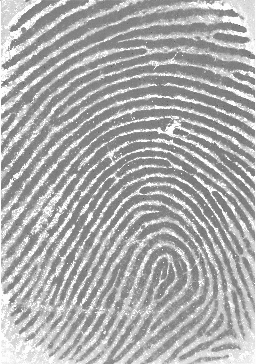
%> input picture Fingerprint-recognition/10.jpg, 256 x 364 px
$ octave --eval "result = tuxiangyuchuli('10.jpg');"   (GNU Octave 9; MATLAB toolbox functions it lacks are replaced by stand-ins)
%> lines starting %> are read from the running program, lines starting %| are printed output that depends on the picture; in (x1, y1, x2, y2) boxes, pixels count from 0 and x2, y2 are one past the last pixel; in counts of white or black regions, pixels touching at a corner belong together; the program's own positions count from 1
function thin=tuxiangyuchuli(str)
%> called with str = '10.jpg'
im=imread(str);
%> im is the input picture: size 364x256 uint8; min 78, max 253, mean 171.5
[m,n,p]=size(im);
%> m = 364; n = 256; p = 1
if p==3
    im=rgb2gray(im);
end
%imshow(im);
save im
I=double(im);
%二值化
temp=(1/9)*[1 1 1;1 1 1;1 1 1];%模板系数 均值滤波
I=filter2(temp,I);
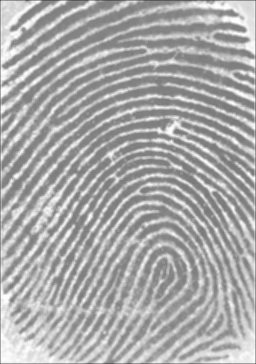
%> I: size 364x256 double; min 87.22, max 253, mean 170.5
Im=zeros(m,n);
for x=5:m-5
   for y=5:n-5
    sum1=I(x,y-4)+I(x,y-2)+I(x,y+2)+I(x,y+4);
    sum2=I(x-2,y+4)+I(x-1,y+2)+I(x+1,y-2)+I(x+2,y-4);
    sum3=I(x-2,y+2)+I(x-4,y+4)+I(x+2,y-2)+I(x+4,y-4);
    sum4=I(x-2,y+1)+I(x-4,y+2)+I(x+2,y-1)+I(x+4,y-2);
    sum5=I(x-2,y)+I(x-4,y)+I(x+2,y)+I(x+4,y);
    sum6=I(x-4,y-2)+I(x-2,y-1)+I(x+2,y+1)+I(x+4,y+2);
    sum7=I(x-4,y-4)+I(x-2,y-2)+I(x+2,y+2)+I(x+4,y+4);
    sum8=I(x-2,y-4)+I(x-1,y-2)+I(x+1,y+2)+I(x+2,y+4);
    sumi=[sum1,sum2,sum3,sum4,sum5,sum6,sum7,sum8];
    summax=max(sumi);
    summin=min(sumi);
    summ=sum(sumi);
    b=summ/8;
     if (summax+summin+ 4*I(x,y))> (3*summ/8)
            sumf = summin;
         else
            sumf = summax;
     end
         if   sumf < b
             Im(x,y)=1;
         end
   end
end
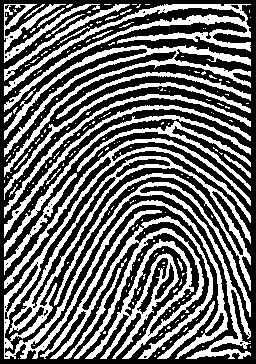
%> Im: size 364x256 double; values 0 (black) and 1 (white), 41.8% white; 222 white regions (191 under 20 px), largest, box (x1, y1, x2, y2) and area: (4, 138, 251, 359) 12936, (40, 210, 213, 359) 6698, (4, 45, 251, 177) 3625
%> after the loop, sumf = 974.2
%imshow((Im));
save Im;
v=~Im;
se=strel('square',3);
fo=imopen(v,se);
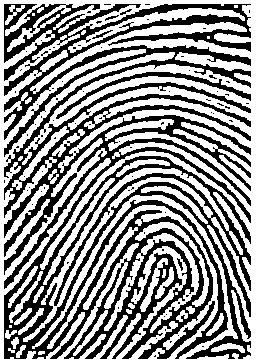
%> fo: size 364x256 logical; 56.2% white; 83 black regions (77 under 20 px), largest, box (x1, y1, x2, y2) and area: (4, 4, 251, 359) 39594, (56, 72, 251, 119) 894, (92, 30, 113, 39) 45, (177, 258, 183, 271) 32, (105, 15, 119, 21) 29, (120, 9, 132, 15) 25
v=imclose(fo,se); %对图像进行开操作和闭操作
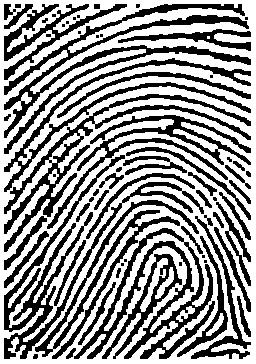
%> v: size 364x256 logical; 58.3% white; 68 black regions (21 under 20 px), largest, box (x1, y1, x2, y2) and area: (4, 4, 251, 154) 5100, (4, 155, 204, 359) 4472, (74, 228, 215, 359) 4107
w=bwmorph(v,'thin',inf);%对图像进行细化
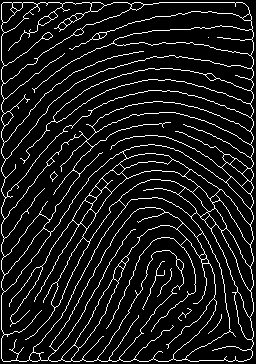
%> w: size 364x256 logical; 9.6% white in thin lines or dots
%figure,imshow(w)
%title('细化图')
save w
thin=w;

$ run again, on Fingerprint-recognition/7.jpg
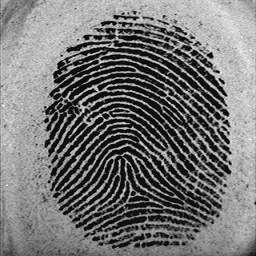
%> input picture Fingerprint-recognition/7.jpg, 256 x 256 px
%> in tuxiangyuchuli, im is the input picture: size 256x256x3 uint8; min 0, max 255, mean 116.2
%> im: size 256x256 uint8
%> after the loop in tuxiangyuchuli, `for x=5:m-5`:
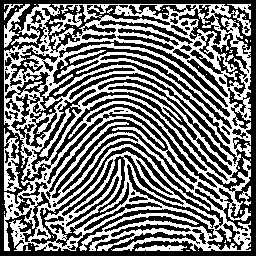
%> Im: size 256x256 double; values 0 (black) and 1 (white), 46.4% white; 41 white regions (29 under 20 px), largest, box (x1, y1, x2, y2) and area: (4, 4, 251, 251) 28318, (4, 128, 22, 192) 533, (4, 4, 30, 48) 290
%> after the loop in tuxiangyuchuli, `for x=5:m-5`: sumf = 289.4
%> fo: size 256x256 logical; 45.1% white; 378 white regions (124 under 20 px), largest, box (x1, y1, x2, y2) and area: (0, 0, 256, 256) 5628, (114, 41, 225, 103) 542, (99, 104, 198, 176) 523
%> in tuxiangyuchuli, `w=bwmorph(v,'thin',inf);`:
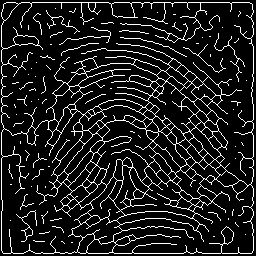
%> w: size 256x256 logical; 11.7% white in thin lines or dots

$ run again, on Fingerprint-recognition/8.jpg
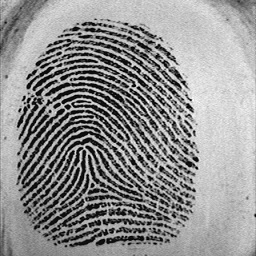
%> input picture Fingerprint-recognition/8.jpg, 256 x 256 px
%> in tuxiangyuchuli, im is the input picture: size 256x256x3 uint8; min 0, max 254, mean 144.5
%> im: size 256x256 uint8
%> after the loop in tuxiangyuchuli, `for x=5:m-5`:
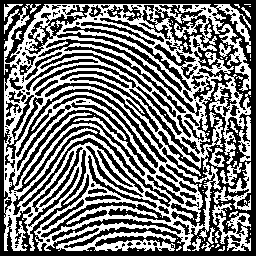
%> Im: size 256x256 double; values 0 (black) and 1 (white), 47% white; 78 white regions (60 under 20 px), largest, box (x1, y1, x2, y2) and area: (4, 4, 251, 251) 27090, (209, 74, 251, 164) 994, (212, 203, 251, 251) 769
%> after the loop in tuxiangyuchuli, `for x=5:m-5`: sumf = 603.8
%> fo: size 256x256 logical; 43.1% white; 448 white regions (160 under 20 px), largest, box (x1, y1, x2, y2) and area: (0, 0, 256, 256) 6062, (62, 95, 158, 167) 484, (89, 90, 166, 162) 417
%> in tuxiangyuchuli, `w=bwmorph(v,'thin',inf);`:
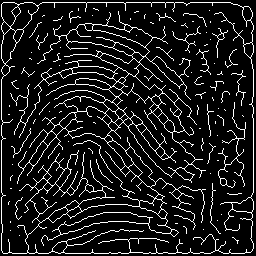
%> w: size 256x256 logical; 11% white in thin lines or dots
